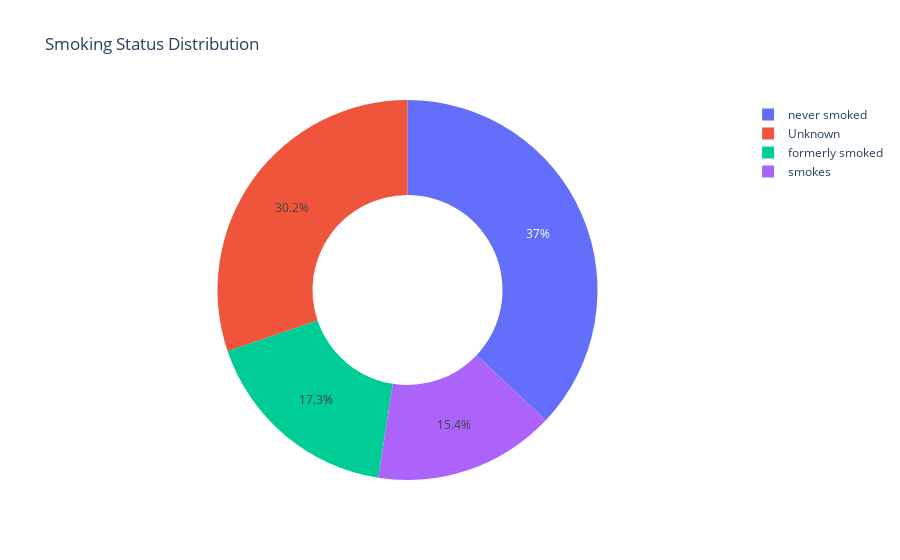

Notebook code cell kept with this figure:
### Code cell
pie_graph(data_eda,'Smoking Status Distribution','smoking_status')

### Figure 1 — Plotly figure (JSON) as saved in the notebook; plotly's stock layout.template omitted (floating-point values rounded to 4 significant figures)
{"data": [{"hole": 0.5, "labels": ["never smoked", "Unknown", "formerly smoked", "smokes"], "type": "pie", "values": [1892, 1544, 885, 789]}], "layout": {"title": {"text": "Smoking Status Distribution"}}}
